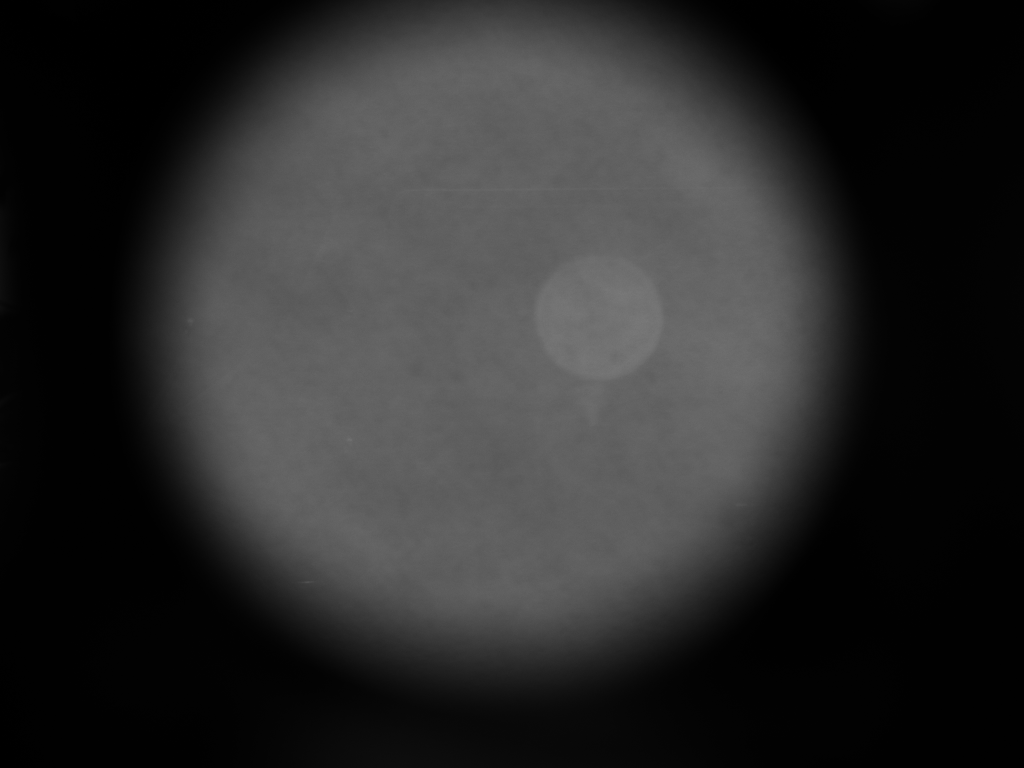
#> input picture calibrations/-0.05X_0.00Y.png, 2048 x 1536 px (shown at 1/2 size)
$ python calibration_tool.py --images .
#> lines starting #> are read from the running program, lines starting #| are printed output that depends on the picture
#> (reads calibrations/mirror_coordinates.json from the repository)
"""
calibration_tool.py
====================
Interactive calibration pipeline for raw laser images.

WORKFLOW:
  1. Point it at a folder of .raw (or .png) images
  2. It shows each image so you can click the laser centroid
  3. Saves/updates mirror_coordinates.json with centroids
  4. Builds mirror_map.npz ready for MirrorPlanner

USAGE:
  # Label centroids interactively and build map:
  python calibration_tool.py --images ./my_raw_images --json mirror_coordinates.json --build-map

  # Re-build map from existing JSON only (skip labeling):
  python calibration_tool.py --json mirror_coordinates.json --build-map --skip-label

  # Label only, no map build:
  python calibration_tool.py --images ./my_raw_images --json mirror_coordinates.json

  # After building a map, review and re-label high-error images:
  python calibration_tool.py --images ./my_raw_images --json mirror_coordinates.json \
      --review-errors --map-out mirror_map.npz

  # Review with a custom error threshold (default: 2.0 × median error):
  python calibration_tool.py --images ./my_raw_images --json mirror_coordinates.json \
      --review-errors --error-threshold 3.0 --map-out mirror_map.npz

  # Review then rebuild the map with the corrected labels:
  python calibration_tool.py --images ./my_raw_images --json mirror_coordinates.json \
      --review-errors --build-map --map-out mirror_map.npz

CONTROLS (during labeling):
  Left-click          : set centroid (green cross appears)
  Right-click / R     : reset centroid for this image
  S / Enter / Space   : confirm and save centroid, move to next image
  B                   : go back one image
  Q / Escape          : quit (saves progress so far)
  Scroll wheel        : zoom in/out around cursor
  Middle-click + drag : pan when zoomed
  Z                   : zoom to fit
"""

import argparse
import json
import math
import os
import re
import sys
from pathlib import Path

import cv2
import numpy as np
from scipy.interpolate import Rbf
from scipy.spatial import ConvexHull


# ---------------------------------------------------------------------------
# RAW image loader
# ---------------------------------------------------------------------------

# [40 lines left out: function load_raw_image, not called in this run]


def load_image(path: Path, raw_width=None, raw_height=None) -> np.ndarray:
    """Load .png/.jpg/.tiff directly; .raw via raw loader."""
    suffix = path.suffix.lower()
    if suffix == ".raw":
        return load_raw_image(path, raw_width, raw_height)
    img = cv2.imread(str(path), cv2.IMREAD_GRAYSCALE)
#> img is the input picture: shape (1536, 2048); min 0, max 125, mean 42.9
    if img is None:
        raise FileNotFoundError(f"Could not load image: {path}")
    return img


# ---------------------------------------------------------------------------
# Filename → (u, v) parser  e.g. "0.05X_-0.10Y.raw"
# ---------------------------------------------------------------------------

def parse_uv_from_filename(name: str):
    """Return (u, v) floats from filenames like '0.05X_-0.10Y.raw'."""
    m = re.search(r"([+-]?\d+(?:\.\d+)?)X_([+-]?\d+(?:\.\d+)?)Y", name, re.IGNORECASE)
    if m:
        return float(m.group(1)), float(m.group(2))
    return None, None


# ---------------------------------------------------------------------------
# Per-sample error analysis
# ---------------------------------------------------------------------------

# [109 lines left out: functions compute_per_sample_errors, print_error_report, not called in this run]


# ---------------------------------------------------------------------------
# Interactive centroid labeler
# ---------------------------------------------------------------------------

class CentroidLabeler:
    WINDOW = "Calibration Labeler  [click=centroid | S=save | B=back | Q=quit | scroll=zoom]"

    def __init__(self, images_dir: Path, json_path: Path,
                 raw_width=None, raw_height=None,
                 filter_names: list[str] | None = None):
        """
        Args:
            filter_names: If given, only present images whose filename is in
                          this list (used for error-review mode).
        """
        self.images_dir = images_dir
        self.json_path = json_path
        self.raw_width = raw_width
        self.raw_height = raw_height

        self.data = self._load_json()

        all_files = sorted(
            [p for p in images_dir.iterdir()
             if p.suffix.lower() in (".raw", ".png", ".jpg", ".tiff", ".tif")],
            key=lambda p: p.name
        )

        if filter_names is not None:
            # Preserve the order supplied by filter_names (worst-first from error report)
            name_to_path = {p.name: p for p in all_files}
            self.image_files = [
                name_to_path[n] for n in filter_names if n in name_to_path
            ]
            missing = [n for n in filter_names if n not in name_to_path]
            if missing:
                print(f"[WARN] {len(missing)} flagged image(s) not found in {images_dir}:")
                for m in missing:
                    print(f"       • {m}")
        else:
            self.image_files = all_files

        if not self.image_files:
            print(f"[WARN] No images to label in {images_dir}")

        # view state
        self._zoom = 1.0
        self._pan_x = 0
        self._pan_y = 0
        self._drag_start = None
        self._pan_start = None
        self._centroid = None   # (cx, cy) in image coords
        self._img = None        # current full-res grayscale
        self._idx = 0

    # ------------------------------------------------------------------
    def _load_json(self) -> dict:
        if self.json_path.exists():
            with open(self.json_path, "r", encoding="utf-8-sig") as f:
                return json.load(f)
        # minimal scaffold
        return {
            "camera": {"resolution": [2048, 1536], "pixel_size_um": None, "distance_mm": 235},
            "beam": {},
            "laser": {"spot_radius_px": 35, "spot_radius_px_std": 5},
            "mirror": {
                "mechanical_range": {"u": [-0.50, 0.50], "v": [-0.50, 0.50]},
                "optical_range":    {"u": [-0.16, 0.15], "v": [-0.23, 0.20]}
            },
            "samples": []
        }

    # [4 lines left out: function _save_json, not called in this run]

    def _get_sample(self, img_name: str):
#> called with img_name = '-0.05X_0.00Y.png'
        for s in self.data["samples"]:
            if Path(s["image"]).name == img_name:
                return s
        return None

    # [12 lines left out: function _upsert_sample, not called in this run]

    # ------------------------------------------------------------------
    # View helpers
    # ------------------------------------------------------------------

    def _to_display(self, img: np.ndarray, error_info: str | None = None) -> tuple:
        """Apply pan/zoom and render overlay."""
        h, w = img.shape
#> h = 1536; w = 2048
        # crop region in image coords
        vw = int(w / self._zoom)
#> vw = 2048
        vh = int(h / self._zoom)
#> vh = 1536
        x0 = int(np.clip(self._pan_x, 0, w - vw))
#> x0 = 0
        y0 = int(np.clip(self._pan_y, 0, h - vh))
#> y0 = 0
        x1, y1 = x0 + vw, y0 + vh
#> x1 = 2048; y1 = 1536

        crop = img[y0:y1, x0:x1]
        disp_w, disp_h = min(w, 1400), min(h, 1050)
#> disp_w = 1400; disp_h = 1050
        vis = cv2.resize(crop, (disp_w, disp_h), interpolation=cv2.INTER_LINEAR)
        vis = cv2.cvtColor(vis, cv2.COLOR_GRAY2BGR)
#> vis: shape (1050, 1400, 3)

        # draw centroid if set
        if self._centroid is not None:
            cx, cy = self._centroid
            # map image coords → display coords
            sx = int((cx - x0) / vw * disp_w)
#> sx = 818
            sy = int((cy - y0) / vh * disp_h)
#> sy = 434
            cv2.drawMarker(vis, (sx, sy), (0, 255, 0),
                           cv2.MARKER_CROSS, 30, 2)
#> vis: shape (1050, 1400, 3); mean B, G, R 42.8, 42.8, 42.8
            cv2.circle(vis, (sx, sy), 15, (0, 255, 0), 1)
#> vis: shape (1050, 1400, 3); mean B, G, R 42.8, 42.9, 42.8
            label = f"({cx:.1f}, {cy:.1f})"
            cv2.putText(vis, label, (sx + 18, sy - 10),
                        cv2.FONT_HERSHEY_SIMPLEX, 0.55, (0, 255, 0), 1)
#> vis: shape (1050, 1400, 3); mean B, G, R 42.8, 42.9, 42.8

        # draw TPS-predicted centroid if available (orange cross)
        if self._predicted is not None:
            px_, py_ = self._predicted
            sx = int((px_ - x0) / vw * disp_w)
            sy = int((py_ - y0) / vh * disp_h)
            cv2.drawMarker(vis, (sx, sy), (0, 165, 255),
                           cv2.MARKER_TILTED_CROSS, 24, 2)
            cv2.putText(vis, f"TPS ({px_:.1f}, {py_:.1f})",
                        (sx + 18, sy + 18),
                        cv2.FONT_HERSHEY_SIMPLEX, 0.50, (0, 165, 255), 1)

        # draw line between predicted and labelled
        if self._centroid is not None and self._predicted is not None:
            cx, cy   = self._centroid
            px_, py_ = self._predicted
            s1 = (int((cx  - x0) / vw * disp_w), int((cy  - y0) / vh * disp_h))
            s2 = (int((px_ - x0) / vw * disp_w), int((py_ - y0) / vh * disp_h))
            cv2.line(vis, s1, s2, (0, 100, 255), 1, cv2.LINE_AA)

        # error badge
        if error_info:
            cv2.putText(vis, error_info, (10, 55),
                        cv2.FONT_HERSHEY_SIMPLEX, 0.65, (0, 100, 255), 2)

        return vis, (x0, y0, vw, vh, disp_w, disp_h)

    # [5 lines left out: function _display_to_image, not called in this run]

    def _reset_view(self):
        self._zoom = 1.0
        self._pan_x = 0
        self._pan_y = 0

    # ------------------------------------------------------------------
    # Mouse callback
    # ------------------------------------------------------------------

    def _make_mouse_cb(self, view_ref: list):
        """view_ref[0] holds the latest view_params tuple."""
        # [36 lines left out: function cb, not called in this run]

        return cb

    # ------------------------------------------------------------------
    # Main labeling loop
    # ------------------------------------------------------------------

    def run(self, error_lookup: dict[str, dict] | None = None):
        """
        Args:
            error_lookup: Optional dict mapping image filename → error record
                          (from compute_per_sample_errors). When provided, the
                          labeler shows the TPS-predicted centroid as an orange
                          cross and displays the error in px as an overlay.
        """
        cv2.namedWindow(self.WINDOW, cv2.WINDOW_NORMAL)
        cv2.resizeWindow(self.WINDOW, 1400, 1050)

        view_ref = [None]
        cb = self._make_mouse_cb(view_ref)
        cv2.setMouseCallback(self.WINDOW, cb)

        i = 0
        files = self.image_files
        n = len(files)

        mode = "REVIEW (high-error)" if error_lookup else "LABEL"
        print(f"\nFound {n} images to {mode} in {self.images_dir}")
        print("Controls: click=centroid | S/Enter=save+next | B=back | R=reset | Z=zoom-fit | Q=quit\n")

        while 0 <= i < n:
            img_path = files[i]
            u, v = parse_uv_from_filename(img_path.name)
            if u is None:
                print(f"  [SKIP] Can't parse (u,v) from: {img_path.name}")
                i += 1
                continue

            # load image
            try:
                self._img = load_image(img_path, self.raw_width, self.raw_height)
            except Exception as e:
                print(f"  [ERROR] {img_path.name}: {e}")
                i += 1
                continue

            # pre-fill centroid from existing JSON
            existing = self._get_sample(img_path.name)
            if existing and "centroid" in existing:
                self._centroid = tuple(existing["centroid"])
            else:
                self._centroid = None

            # error overlay data
            err_record = (error_lookup or {}).get(img_path.name)
            self._predicted = tuple(err_record["predicted"]) if err_record else None
            error_info = (f"TPS error: {err_record['error_px']:.2f}px  "
                          f"(green=labelled  orange=TPS predicted)"
                          if err_record else None)

            self._reset_view()
            status = "existing" if existing else "new"
            err_str = f"  error={err_record['error_px']:.2f}px" if err_record else ""
            print(f"[{i+1}/{n}] {img_path.name}  u={u:+.3f} v={v:+.3f}  [{status}]{err_str}")

            while True:
                vis, vp = self._to_display(self._img, error_info=error_info)
#> vp = (0, 0, 2048, 1536, 1400, 1050)
                view_ref[0] = vp

                # HUD
                h_disp, w_disp = vis.shape[:2]
#> h_disp = 1050; w_disp = 1400
                hud = f"{img_path.name}  [{i+1}/{n}]  u={u:+.3f} v={v:+.3f}  zoom={self._zoom:.1f}x"
                cv2.putText(vis, hud, (10, 25),
                            cv2.FONT_HERSHEY_SIMPLEX, 0.55, (200, 200, 50), 1)
                tip = "S/Enter=confirm  B=back  R=reset  Z=fit  Q=quit"
                cv2.putText(vis, tip, (10, h_disp - 12),
                            cv2.FONT_HERSHEY_SIMPLEX, 0.45, (150, 150, 150), 1)
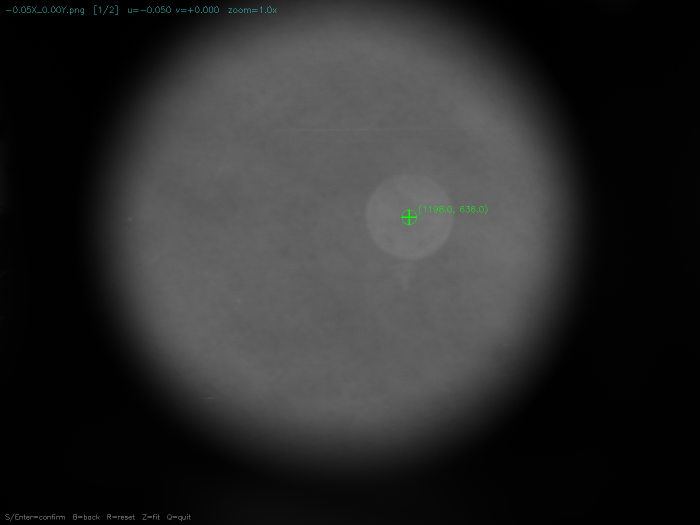
#> vis: shape (1050, 1400, 3) (shown at 1/2 size); mean B, G, R 43, 43.1, 42.9
                if self._centroid is None:
                    cv2.putText(vis, "NO CENTROID SET", (10, 55),
                                cv2.FONT_HERSHEY_SIMPLEX, 0.6, (0, 80, 255), 2)

                cv2.imshow(self.WINDOW, vis)
                key = cv2.waitKey(30) & 0xFF
#> (key q is pressed here)

                if key in (ord('s'), ord('S'), 13, 32):   # S / Enter / Space
                    if self._centroid is None:
                        print("  [!] No centroid set — click first or press R to skip")
                        continue
                    cx, cy = self._centroid
                    self._upsert_sample(img_path, u, v, cx, cy)
                    self._save_json()
                    print(f"  ✓  centroid=({cx:.1f}, {cy:.1f})")
                    i += 1
                    break

                elif key in (ord('b'), ord('B')):
                    i = max(0, i - 1)
                    break

                elif key in (ord('r'), ord('R')):
                    self._centroid = None

                elif key in (ord('z'), ord('Z')):
                    self._reset_view()

                elif key in (ord('q'), ord('Q'), 27):      # Q / Escape
                    print("\nLabeling stopped. Progress saved.")
                    cv2.destroyAllWindows()
                    return

        cv2.destroyAllWindows()
        print(f"\nAll {n} images processed.")


# ---------------------------------------------------------------------------
# map builder  →  mirror_map.npz
# ---------------------------------------------------------------------------

# [256 lines left out: functions _shrink_hull, build_mirror_map, diagnose_uv_monotonicity, not called in this run]


# ---------------------------------------------------------------------------
# CLI
# ---------------------------------------------------------------------------

def main():
    ap = argparse.ArgumentParser(description="Laser calibration tool: label centroids and build mirror map")
    ap.add_argument("--images",      type=Path, default=None,
                    help="Directory containing .raw (or .png) calibration images")
    ap.add_argument("--json",        type=Path, default=Path("mirror_coordinates.json"),
                    help="Path to mirror_coordinates.json (created/updated in-place)")
    ap.add_argument("--map-out",     type=Path, default=Path("mirror_map.npz"),
                    help="Output path for mirror_map.npz  (default: mirror_map.npz)")
    ap.add_argument("--build-map",   action="store_true",
                    help="Build mirror_map.npz after labeling")
    ap.add_argument("--skip-label",  action="store_true",
                    help="Skip interactive labeling (only build map from existing JSON)")
    ap.add_argument("--raw-width",   type=int, default=None,
                    help="Width of .raw images in pixels (auto-detected if omitted)")
    ap.add_argument("--raw-height",  type=int, default=None,
                    help="Height of .raw images in pixels (auto-detected if omitted)")
    ap.add_argument("--grid-res",    type=int, default=200,
                    help="Dense grid resolution for inverse map (default 200)")

    # ── error review ──────────────────────────────────────────────────────
    ap.add_argument("--review-errors", action="store_true",
                    help=(
                        "Compute per-sample TPS reprojection errors, print a ranked "
                        "report, then open the interactive labeler for any image whose "
                        "error exceeds --error-threshold.  Requires --images and --json."
                    ))
    ap.add_argument("--error-threshold", type=float, default=None,
                    metavar="MULTIPLIER",
                    help=(
                        "Flag samples whose error >= MULTIPLIER × median error. "
                        "Pass a raw pixel value with --error-threshold-px instead. "
                        "Default: 2.0 × median."
                    ))
    ap.add_argument("--error-threshold-px", type=float, default=None,
                    metavar="PIXELS",
                    help=(
                        "Flag samples whose error >= this absolute pixel value. "
                        "Overrides --error-threshold if both are given."
                    ))
    ap.add_argument("--report-only", action="store_true",
                    help=(
                        "With --review-errors: print the error report but do NOT "
                        "open the interactive labeler (useful for a quick audit)."
                    ))

    args = ap.parse_args()

    # ── validate ──────────────────────────────────────────────────────────
    if args.review_errors and not args.json.exists():
        ap.error(f"--review-errors requires an existing JSON file: {args.json}")

    # ── error review mode ─────────────────────────────────────────────────
    if args.review_errors:
        print(f"\nComputing per-sample reprojection errors from {args.json} …")
        errors = compute_per_sample_errors(args.json)

        # determine threshold in pixels
        all_errs = [r["error_px"] for r in errors]
        median_err = float(np.median(all_errs))

        if args.error_threshold_px is not None:
            threshold_px = args.error_threshold_px
        elif args.error_threshold is not None:
            threshold_px = args.error_threshold * median_err
        else:
            threshold_px = 2.0 * median_err   # sensible default

        print_error_report(errors, threshold_px=threshold_px,
                           images_dir=args.images)

        if not args.report_only:
            outlier_names = [r["image"] for r in errors if r["error_px"] >= threshold_px]
            if not outlier_names:
                print("No outliers to review — nothing to re-label.")
            else:
                if args.images is None:
                    ap.error("--images is required to open the interactive labeler")
                if not args.images.is_dir():
                    ap.error(f"--images path is not a directory: {args.images}")

                print(f"Opening labeler for {len(outlier_names)} high-error image(s) …\n")
                error_lookup = {r["image"]: r for r in errors}
                labeler = CentroidLabeler(
                    args.images, args.json,
                    raw_width=args.raw_width,
                    raw_height=args.raw_height,
                    filter_names=outlier_names,
                )
                labeler.run(error_lookup=error_lookup)

        # fall through to --build-map if requested
        if args.build_map:
            print(f"\nRebuilding mirror map from {args.json} …")
            build_mirror_map(args.json, args.map_out, grid_res=args.grid_res)
            print("Done.")
        return

    # ── normal label mode ─────────────────────────────────────────────────
    if not args.skip_label:
        if args.images is None:
            ap.error("--images is required unless --skip-label is set")
        if not args.images.is_dir():
            ap.error(f"--images path is not a directory: {args.images}")
        labeler = CentroidLabeler(
            args.images, args.json,
            raw_width=args.raw_width, raw_height=args.raw_height
        )
        labeler.run()

    # --- build map ---
    if args.build_map:
        if not args.json.exists():
            print(f"[ERROR] JSON not found: {args.json}")
            sys.exit(1)
        print(f"\nBuilding mirror map from {args.json} ...")
        build_mirror_map(args.json, args.map_out, grid_res=args.grid_res)
        print("Done.")


if __name__ == "__main__":
    main()
